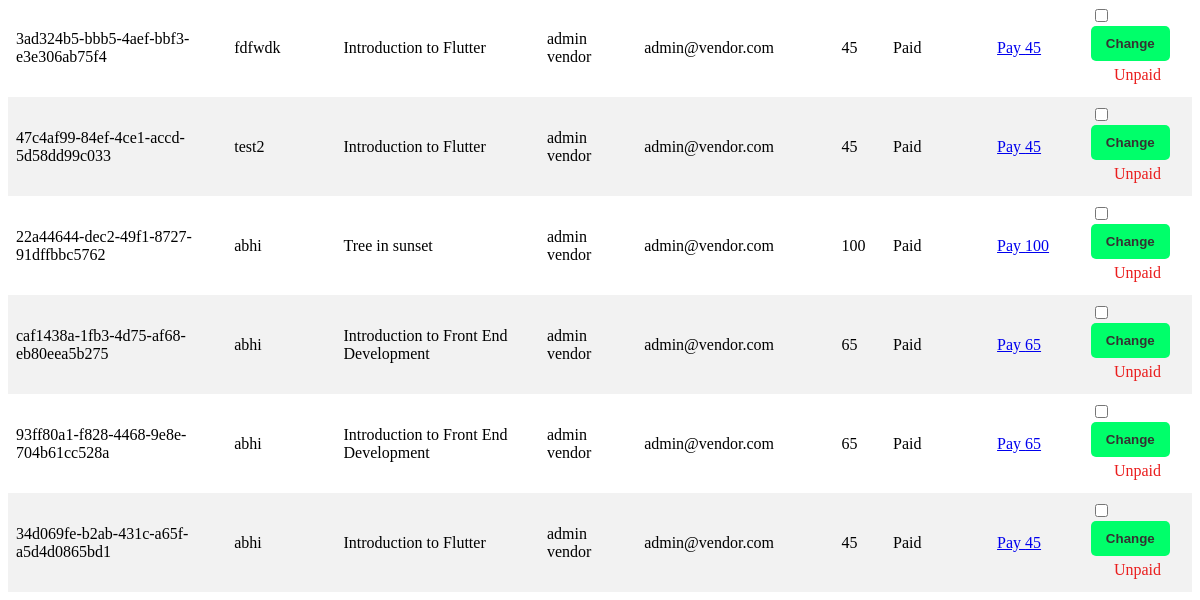
/payment-manage-admin/ (lower part), run on an earlier commit of the app's database.
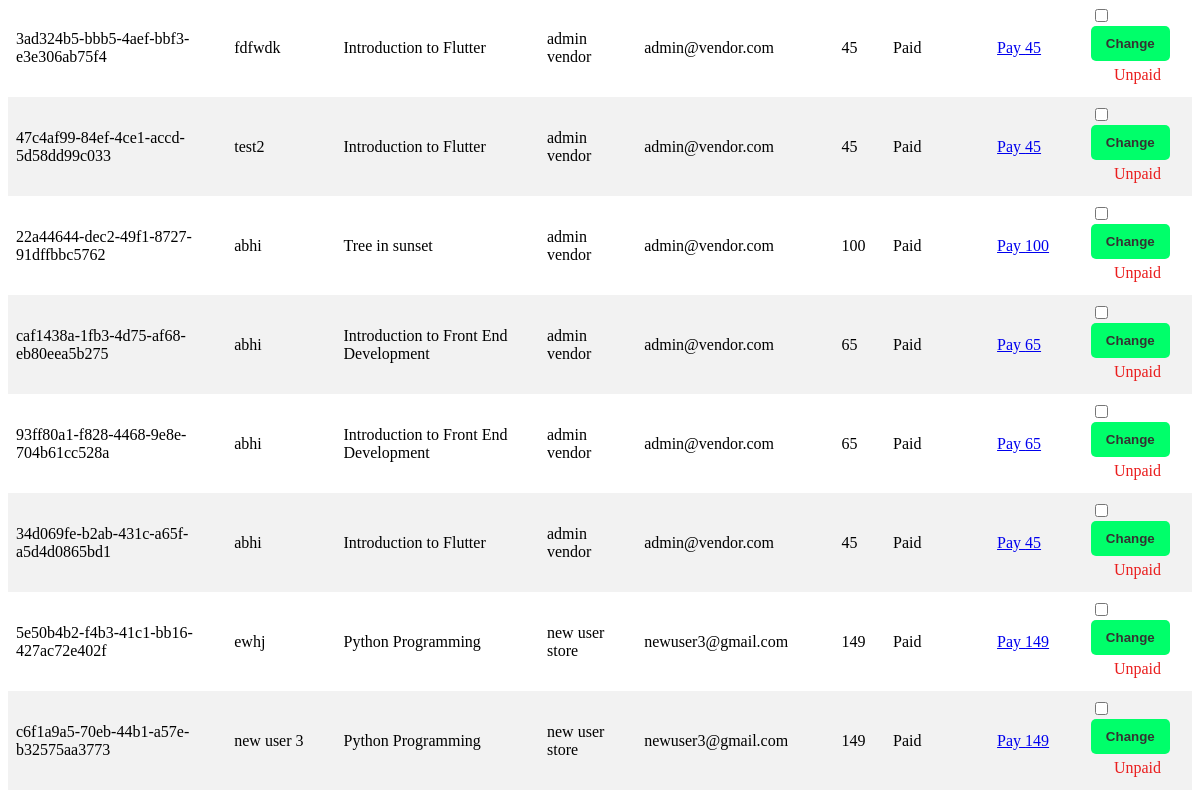
And on a later commit of the database.
### store/models.py (models this page shows, shortened)
class OrderItem(models.Model):
    order = models.ForeignKey(Order, related_name='items', on_delete=models.CASCADE)
    product = models.ForeignKey(Product, related_name='items', on_delete=models.CASCADE)
    price = models.IntegerField()
    quantity = models.IntegerField(default=1)
    is_admin_paid_to_vendor = models.BooleanField(default=False, null=True)

class Order(models.Model):
    full_name = models.CharField(max_length=50, null=True)
    email = models.EmailField(max_length=50)
    mobile = models.CharField(max_length=15, null=True, blank=True)
    address = models.TextField(blank=True)
    paid_amount = models.IntegerField(blank=True, null=True)
    is_paid = models.BooleanField(default=False)
    order_id = models.CharField(max_length=255)
    payment_intent = models.CharField(max_length=255, null=True)
    created_by = models.ForeignKey(User, related_name='orders', on_delete=models.SET_NULL, null=True)
    created_at = models.DateTimeField(auto_now_add=True)

class Product(models.Model):
    DRAFT = 'draft'
    WAITING_APPROVAL = 'waitingapproval'
    ACTIVE = 'active'
    DELETEED = 'deleted'
    STATUS_CHOICES = (
        (DRAFT, 'Draft'),
        (WAITING_APPROVAL, 'waitingapproval'),
        (ACTIVE, 'active'),
        (DELETEED,  'deleted')
    )
    user = models.ForeignKey(User, related_name='products', on_delete=models.CASCADE)  #vendor who added product
    category = models.ForeignKey(Category, related_name='products', on_delete=models.CASCADE)
    title = models.CharField(max_length=50)
    digital_product = models.FileField(upload_to='uploads/digital_product/')
    image = models.ImageField(upload_to='uploads/product_images/', null=True)
    video = models.FileField(upload_to='uploads/videos/', null=True)
    slug = models.SlugField(max_length=50)
    description = models.TextField(blank=True)
    price = models.IntegerField()
    discount_price = models.IntegerField(blank=True, null=True) #video_url = models.URLField()  URLField stores a string representing the URL of the video.  <iframe width="560" height="315" src="{{ product.video_url }}" frameborder="0" allowfullscreen></iframe>
    quantity = models.IntegerField(blank=True, null=True)
    sold = models.IntegerField(blank=True, null=True,default=0)
    rating = models.IntegerField(default=0)
    created_at = models.DateTimeField(auto_now_add=True)
    updated_at = models.DateTimeField(auto_now=True)
    status = models.CharField(max_length=20, choices=STATUS_CHOICES, default=ACTIVE)
    class Meta:
        ordering = ('-created_at',)

class Vendor(models.Model):
    ACTIVE = 'active'
    DELETEED = 'deleted'
    STATUS_CHOICES = (
        (ACTIVE, 'active'),
        (DELETEED,  'deleted')
    )
    user = models.ForeignKey(User, related_name='vendors', on_delete=models.CASCADE, default=True)
    no_of_product = models.IntegerField(null=True)
    income = models.IntegerField(null=True)
    joined_in = models.DateTimeField(auto_now_add=True)
    status = models.CharField(max_length=20, choices=STATUS_CHOICES, default=ACTIVE)
    vendor_name = models.CharField(null=True, max_length=255)
    vendor_email = models.EmailField(null=True,max_length=100, unique=True)
    vendor_address = models.CharField(null=True,max_length=255)
    vendor_image = models.ImageField(upload_to='uploads/vendor_images/', blank=True, null=True)
    print(user)

### userprofile/models.py (models this page shows, shortened)
class CustomUser(AbstractUser):
    username = None
    email = models.EmailField(_('email address'), unique=True)
    mobile = models.CharField(max_length=15, null=True, blank= True)
    is_vendor = models.BooleanField(default=False)
    USERNAME_FIELD = 'email'
    REQUIRED_FIELDS = ['mobile']
    objects = CustomUserManager()

### store/views.py (the view)
# urls.py: path('payment-manage-admin/', views.payment_management, name='payment_management'),
def payment_management(request):
    if request.method == 'POST':
        order_id = request.POST.get('order_id')
        order_item = OrderItem.objects.get(id=order_id)
        order_item.is_admin_paid_to_vendor = request.POST.get('is_admin_paid_to_vendor') == 'True'
        order_item.save()
        return redirect('payment_management')
    else:
        orders = OrderItem.objects.all()
        return render(request, 'payment_management.html', {'orders': orders})

### store/context_processors.py (called while the page is built)
def cart(request):  # to make cart globally available context_processord.py used
    return {'cart': Cart(request)}

### store/templates/payment_management.html (shortened to what this page needs)
  <!DOCTYPE html>
  <head>
  </head>
  <body>
    {% block content %}
      <table>
        <tbody>
          {% for order in orders %}
          <tr>
            <td>{{ order.order.order_id }}</td>
            <td>{{ order.order.full_name }}</td>
            <td>{{ order.product.title }}</td>
            <td>{{ order.product.user.vendors.first.vendor_name }}</td>
            <td>{{ order.product.user.vendors.first.vendor_email }}</td>
            <td>{{ order.product.discount_price }}</td>
            <td>{% if order.order.is_paid %}Paid{% else %}Unpaid{% endif %}</td>
            <td><a href="https://buy.stripe.com/test_fZeeVEe2Y7vQ3kI6op"> Pay {{order.product.discount_price}} </a></td>
            <td>
              <form method="post" class="form-check">
                  <input type="checkbox" name="is_admin_paid_to_vendor" class="form-check-input" value="True" {% if order.is_admin_paid_to_vendor %}checked{% endif %}>
                  <button type="submit" class="btn btn-primary">Change</button>
              </form>
              {% if order.is_admin_paid_to_vendor %}
                  <span class="paid">Paid</span>
              {% else %}
                  <span class="unpaid">Unpaid</span>
              {% endif %}
          </td>
        {% endfor %}
        </tbody>
      </table>
    {% endblock %}
  </body>
  </html>

What changed in the data, as far as the page shows it:
added OrderItem: order.order_id "5e50b4b2-f4b3-41c1-bb16-427ac72e402f", order.full_name "ewhj", product "Python Programming", product.user.vendors.first.vendor_name "new user store", product.user.vendors.first.vendor_email "newuser3@gmail.com", product.discount_price "149", shows "Paid", shows "Unpaid"
added OrderItem: order.order_id "c6f1a9a5-70eb-44b1-a57e-b32575aa3773", order.full_name "new user 3", product "Python Programming", product.user.vendors.first.vendor_name "new user store", product.user.vendors.first.vendor_email "newuser3@gmail.com", product.discount_price "149", shows "Paid", shows "Unpaid"
